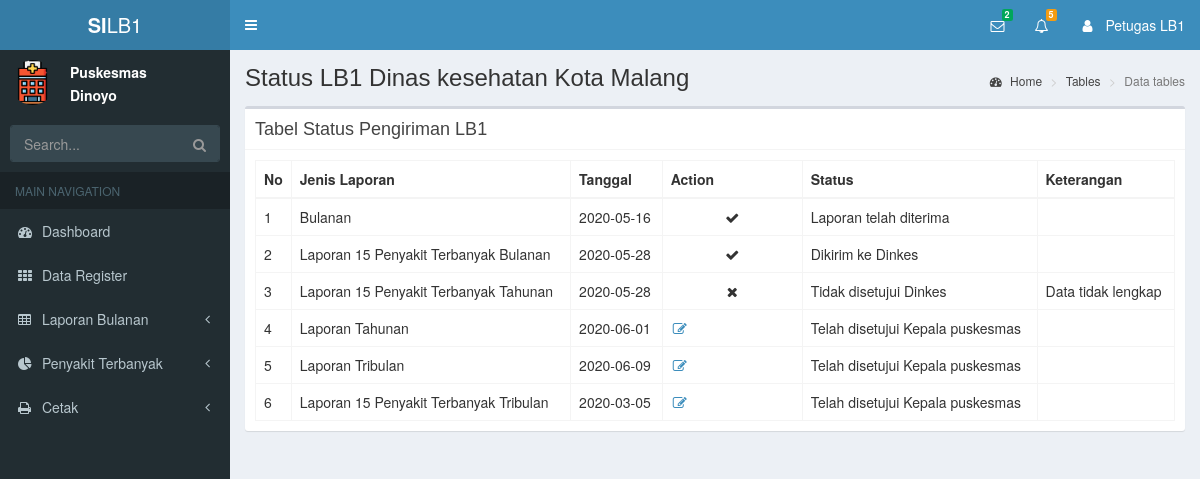
The app's page /index.php/laporan_bulanan/statusLB with its own data.
### tables this page shows
CREATE TABLE `detail_laporan` (
  `id_laporan` int(10) NOT NULL,
  `id_jp` int(10) NOT NULL,
  `jenis_laporan` varchar(100) NOT NULL,
  `nama_puskesmas` varchar(100) NOT NULL,
  `status` int(10) NOT NULL,
  `tanggal` date NOT NULL,
  `datalb1` text NOT NULL,
  `ket` text NOT NULL,
  `pesan` int(10) NOT NULL,
  `waktu` time NOT NULL
);

### application/controllers/Laporan_bulanan.php (called while the page is built, shortened)
<?php
class Laporan_bulanan extends CI_Controller{
    function __construct(){
      $this->load->helper('url');
      $this->load->model('RekamMedis_model');
      $this->load->model('DataLB1_model');
      $this->load->helper(array('form', 'url'));
    }
    public function header()
    {
      $pesan = $this->DataLB1_model->pesan();
      $data['pesan'] = count($pesan);
      $data['data_pesan'] = $pesan;
      $result = $this->DataLB1_model->notif();
      $data['notif'] = count($result);
      $data['data_notif'] = $result;
      $this->load->view('header/lb_header', $data);
    }
    public function statusLB()
    {
      $data['status'] = $this->DataLB1_model->tampil_status()->result();
      $this->load->view('laporan_bulanan/tabel_statusLB1', $data);
      $this->load->view('footer/lb_footer');
    }
}

### index.php (called while the page is built, shortened)
<?php
require_once BASEPATH.'core/CodeIgniter.php';

### application/models/DataLB1_model.php (called while the page is built, shortened)
<?php
class DataLB1_model extends CI_Model{
  public function notif()
  {
    $this->db->where("(status=1 OR status=11 OR status=3 OR status=4)", NULL, FALSE);
    $result = $this->db->get('detail_laporan')->result_array();
    return $result;
  }
  public function pesan()
  {
    $this->db->where('pesan', 5);
    $result = $this->db->get('detail_laporan')->result_array();
    return $result;
  }
  public function tampil_status()
  {
    return $this->db->get('detail_laporan');
  }
}

### application/views/laporan_bulanan/tabel_statusLB1.php (the view)
<div class="content-wrapper">
  <section class="content-header">
    <h1>
      Status LB1 Dinas kesehatan Kota Malang
    </h1>
    <ol class="breadcrumb">
      <li><a href="#"><i class="fa fa-dashboard"></i> Home</a></li>
      <li><a href="#">Tables</a></li>
      <li class="active">Data tables</li>
    </ol>
  </section>
  <section class="content">
    <div class="row">
      <div class="col-xs-12">
      <div class="box">
          <div class="box-header with-border">
            <h3 class="box-title">Tabel Status Pengiriman LB1</h3>
          </div>
          <div class="box-body">
            <table class="table table-bordered">
              <thead>
              <tr>
                <th style="width: 10px">No</th>
                <th >Jenis Laporan</th>
                <th >Tanggal</th>
                <th style="width: 140px" >Action</th>
                <th >Status</th>
                <th >Keterangan</th>
              </tr>
              </thead>
              <tbody>
              <?php $no =0; foreach ($status as $st ): $no++; ?>
              <tr>
                <td><?php echo $no?></td>
                <td><?php echo $st->jenis_laporan?></td>
                <td><?php echo $st->tanggal?></td>
                <?php if ($st->status == 0 ) { ?>
                  <td style="text-align: center;">-</td>
                <?php }elseif ($st->status == 11 || $st->status == 4) {?>
                  <td style="text-align: center;"><span class="fa fa-fw fa-times"></span></td>
                <?php }elseif ($st->status == 1 && $st->id_jp == 1 || $st->id_jp == 2 || $st->id_jp == 3) { ?>
                  <td><a class='fa fa-fw fa-edit' href="<?php echo site_url('laporan_bulanan/detailLB/' . $st->id_laporan);?>"><span class="menu-icon icon-edit"></span></a></td>
                <?php }elseif ($st->status == 1 && $st->id_jp == 4) { ?>
                  <td><a class='fa fa-fw fa-edit' href="<?php echo site_url('laporan_bulanan/detailPBln/' . $st->id_laporan);?>"><span class="menu-icon icon-edit"></span></a></td>
                <?php }elseif ($st->status == 1 && $st->id_jp == 5) { ?>
                  <td><a class='fa fa-fw fa-edit' href="<?php echo site_url('laporan_bulanan/detailPTri/' . $st->id_laporan);?>"><span class="menu-icon icon-edit"></span></a></td>
                <?php }elseif ($st->status == 1 && $st->id_jp == 6) { ?>
                  <td><a class='fa fa-fw fa-edit' href="<?php echo site_url('laporan_bulanan/detailPThn/' . $st->id_laporan);?>"><span class="menu-icon icon-edit"></span></a></td>
                <?php }elseif ($st->status == 2 || $st->status == 3) { ?>
                  <td style="text-align: center;"><span class="fa fa-fw fa-check"></span></td>
                <?php } ?>
                <td>
                  <?php if ($st->status == 0) {
                          echo "Perlu persetujuan Kepala puskesmas";
                      } else if ($st->status == 1) {
                          echo "Telah disetujui Kepala puskesmas";
                      } else if ($st->status == 2) {
                          echo "Dikirim ke Dinkes";
                      } elseif ($st->status == 3) {
                        echo "Laporan telah diterima";
                      } elseif ($st->status == 11) {
                        echo "Tidak disetujui Kepala puskesmas";
                      } elseif ($st->status == 4) {
                        echo "Tidak disetujui Dinkes";
                      }
                  ?>
                </td>
                <td><?php echo $st->ket ?></td>
              </tr>
              <?php endforeach;?>
              </tbody>
          </table>
          </div>
        </div>
      </div>
    </div>
  </section>
</div>

### records on screen
detail_laporan: jenis_laporan "Bulanan", tanggal "2020-05-16", status "Laporan telah diterima"
detail_laporan: jenis_laporan "Laporan 15 Penyakit Terbanyak Bulanan", tanggal "2020-05-28", status "Dikirim ke Dinkes"
detail_laporan: jenis_laporan "Laporan 15 Penyakit Terbanyak Tahunan", tanggal "2020-05-28", status 4 (drawn), ket "Data tidak lengkap"
detail_laporan: jenis_laporan "Laporan Tahunan", tanggal "2020-06-01", status "Telah disetujui Kepala puskesmas"
detail_laporan: jenis_laporan "Laporan Tribulan", tanggal "2020-06-09", status "Telah disetujui Kepala puskesmas"
detail_laporan: jenis_laporan "Laporan 15 Penyakit Terbanyak Tribulan", tanggal "2020-03-05", status "Telah disetujui Kepala puskesmas"

### other values on screen
$pesan "2"
$notif "5"
